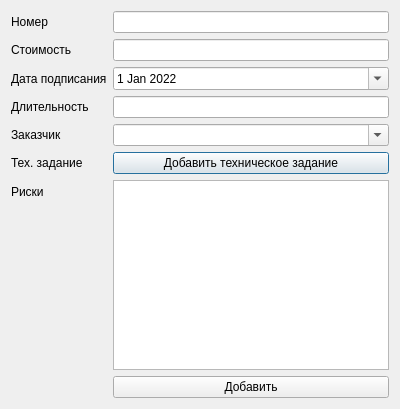
<?xml version="1.0" encoding="UTF-8"?>
<ui version="4.0">
 <class>ContractWidget</class>
 <widget class="QDialog" name="ContractWidget">
  <property name="geometry">
   <rect>
    <x>0</x>
    <y>0</y>
    <width>400</width>
    <height>409</height>
   </rect>
  </property>
  <property name="windowTitle">
   <string>Dialog</string>
  </property>
  <layout class="QVBoxLayout" name="verticalLayout">
   <item>
    <layout class="QFormLayout" name="formLayout">
     <item row="0" column="0">
      <widget class="QLabel" name="label_4">
       <property name="text">
        <string>Номер</string>
       </property>
      </widget>
     </item>
     <item row="0" column="1">
      <widget class="QLineEdit" name="contract_number"/>
     </item>
     <item row="1" column="0">
      <widget class="QLabel" name="label_5">
       <property name="text">
        <string>Стоимость</string>
       </property>
      </widget>
     </item>
     <item row="1" column="1">
      <widget class="QLineEdit" name="cost_edit"/>
     </item>
     <item row="2" column="0">
      <widget class="QLabel" name="label_2">
       <property name="text">
        <string>Дата подписания</string>
       </property>
      </widget>
     </item>
     <item row="2" column="1">
      <widget class="QDateEdit" name="sign_date">
       <property name="calendarPopup">
        <bool>true</bool>
       </property>
       <property name="date">
        <date>
         <year>2022</year>
         <month>1</month>
         <day>1</day>
        </date>
       </property>
      </widget>
     </item>
     <item row="3" column="0">
      <widget class="QLabel" name="label_6">
       <property name="text">
        <string>Длительность</string>
       </property>
      </widget>
     </item>
     <item row="3" column="1">
      <widget class="QLineEdit" name="duration_edit"/>
     </item>
     <item row="4" column="0">
      <widget class="QLabel" name="label_7">
       <property name="text">
        <string>Заказчик</string>
       </property>
      </widget>
     </item>
     <item row="4" column="1">
      <widget class="QComboBox" name="client_box">
       <property name="editable">
        <bool>true</bool>
       </property>
      </widget>
     </item>
     <item row="5" column="0">
      <widget class="QLabel" name="label_12">
       <property name="text">
        <string>Тех. задание</string>
       </property>
      </widget>
     </item>
     <item row="6" column="0">
      <widget class="QLabel" name="label_13">
       <property name="text">
        <string>Риски</string>
       </property>
      </widget>
     </item>
     <item row="6" column="1">
      <widget class="QTextEdit" name="risks_edit"/>
     </item>
     <item row="5" column="1">
      <widget class="QPushButton" name="tech_task">
       <property name="text">
        <string>Добавить техническое задание</string>
       </property>
      </widget>
     </item>
     <item row="7" column="1">
      <widget class="QPushButton" name="add_contract">
       <property name="text">
        <string>Добавить</string>
       </property>
      </widget>
     </item>
    </layout>
   </item>
  </layout>
 </widget>
 <resources/>
 <connections/>
</ui>
